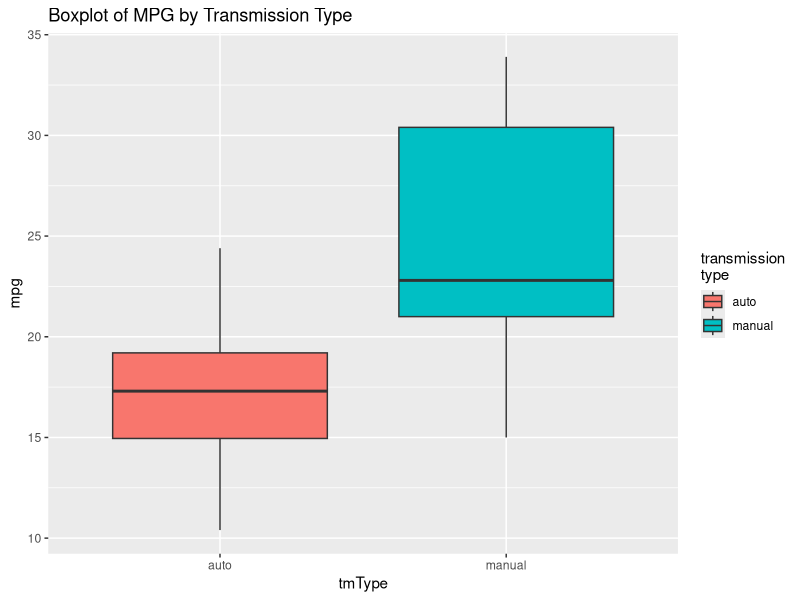
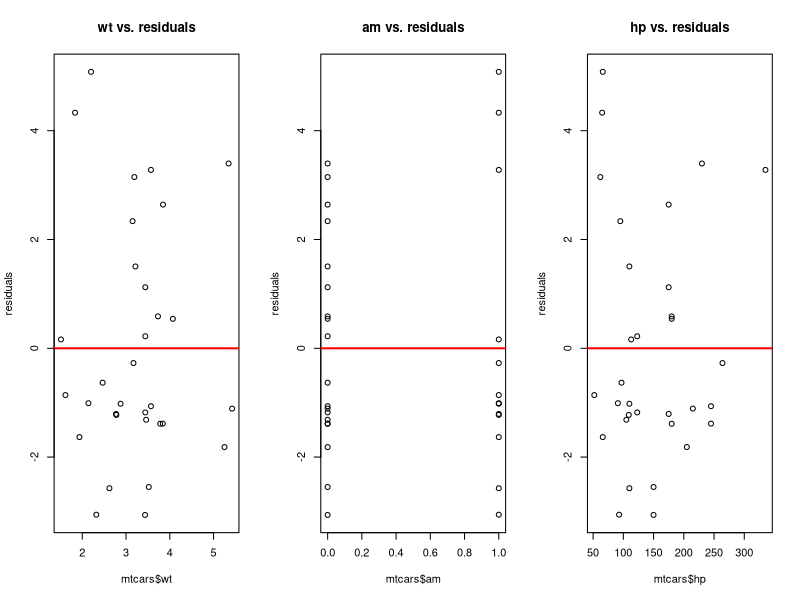

Reproduce these figures in R, in order.
## ---- chunk 1
## change coded values (0 or 1) in the transmission type variable
mtcarsOrig <- mtcars
mtcars$tmType <- gsub(0, 'auto', mtcars$am)
mtcars$tmType <- gsub(1, 'manual', mtcars$tmType)
## ---- chunk 2
tapply(mtcars$mpg, mtcars$tmType, mean)
## ---- chunk 3
library(ggplot2)
ggplot(mtcars) + 
  geom_boxplot(aes(x = tmType, y = mpg, fill = tmType)) + 
  guides(fill = guide_legend(title = 'transmission\ntype')) + 
  ggtitle('Boxplot of MPG by Transmission Type')
## ---- chunk 4
corMatrix <- round(cor(mtcarsOrig), 2)
corMatrix
## ---- chunk 5
tapply(mtcars$disp, mtcars$tmType, mean)  # mean disp by transmission type
## ---- chunk 6
tapply(mtcars$hp, mtcars$tmType, mean)  # mean hp by transmission type
## ---- chunk 7
tapply(mtcars$wt, mtcars$tmType, mean)  # mean wt by transmission type
## ---- chunk 8
model7 <- lm(mpg ~ wt * am + hp, data = mtcars)
residuals <- residuals(model7)
par(mfrow = c(1, 3))

plot(mtcars$wt, residuals, main = 'wt vs. residuals')
abline(h = 0, lwd = 2, col = 'red')

plot(mtcars$am, residuals, main = 'am vs. residuals')
abline(h = 0, lwd = 2, col = 'red')

plot(mtcars$hp, residuals, main = 'hp vs. residuals')
abline(h = 0, lwd = 2, col = 'red')
